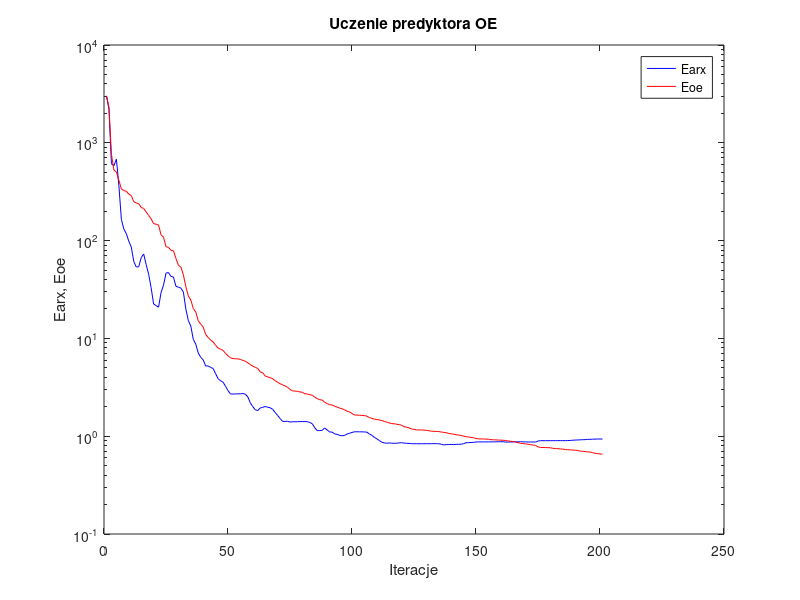
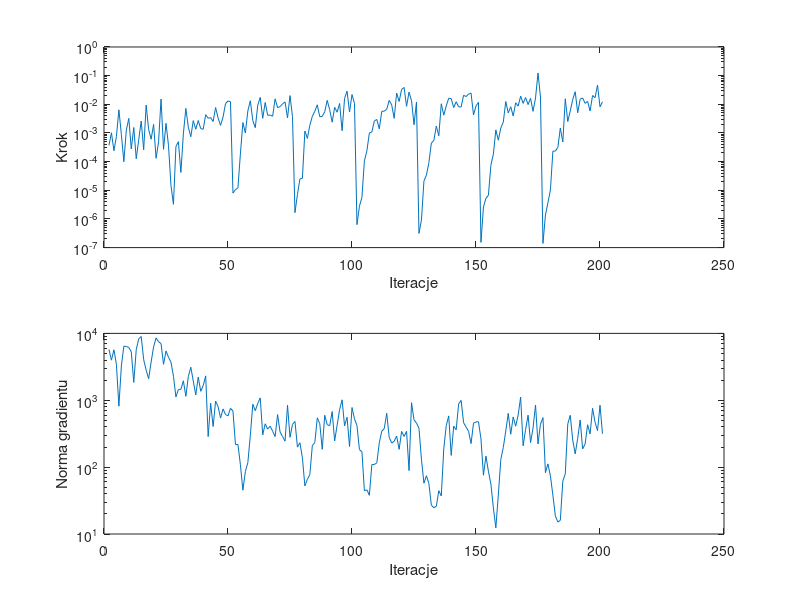

Write MATLAB code to recreate these figures, in order.
%uczenie predyktora oe
clear all;
n=0; farx(n+1)=3.010717e+003; foe(n+1)=3.029047e+003; wspucz(n+1)=0.000000e+000; ng(n+1)=0.000000e+000;
%odnowa zmiennej metryki
n=1; farx(n+1)=2.201707e+003; foe(n+1)=2.310590e+003; krok(n+1)=3.697205e-004; ng(n+1)=5.750250e+003;
n=2; farx(n+1)=6.103220e+002; foe(n+1)=7.594008e+002; krok(n+1)=1.014297e-003; ng(n+1)=3.980270e+003;
n=3; farx(n+1)=5.834736e+002; foe(n+1)=5.261029e+002; krok(n+1)=2.396186e-004; ng(n+1)=5.681918e+003;
n=4; farx(n+1)=6.798389e+002; foe(n+1)=5.031156e+002; krok(n+1)=7.459007e-004; ng(n+1)=3.446231e+003;
n=5; farx(n+1)=3.644833e+002; foe(n+1)=4.135319e+002; krok(n+1)=6.427616e-003; ng(n+1)=8.143514e+002;
n=6; farx(n+1)=1.650449e+002; foe(n+1)=3.383572e+002; krok(n+1)=8.897443e-004; ng(n+1)=3.260869e+003;
n=7; farx(n+1)=1.309436e+002; foe(n+1)=3.243190e+002; krok(n+1)=9.926586e-005; ng(n+1)=6.432830e+003;
n=8; farx(n+1)=1.178954e+002; foe(n+1)=3.196465e+002; krok(n+1)=1.255518e-003; ng(n+1)=6.372023e+003;
n=9; farx(n+1)=9.832535e+001; foe(n+1)=2.992486e+002; krok(n+1)=3.225080e-003; ng(n+1)=6.168209e+003;
n=10; farx(n+1)=8.596572e+001; foe(n+1)=2.882899e+002; krok(n+1)=2.770473e-004; ng(n+1)=5.316022e+003;
n=11; farx(n+1)=6.115305e+001; foe(n+1)=2.499642e+002; krok(n+1)=1.548346e-003; ng(n+1)=1.849466e+003;
n=12; farx(n+1)=5.377891e+001; foe(n+1)=2.424983e+002; krok(n+1)=1.258665e-004; ng(n+1)=5.721440e+003;
n=13; farx(n+1)=5.391912e+001; foe(n+1)=2.386333e+002; krok(n+1)=5.847957e-004; ng(n+1)=8.276847e+003;
n=14; farx(n+1)=6.707706e+001; foe(n+1)=2.183232e+002; krok(n+1)=2.598953e-003; ng(n+1)=8.974314e+003;
n=15; farx(n+1)=7.291790e+001; foe(n+1)=2.130597e+002; krok(n+1)=2.594055e-004; ng(n+1)=4.042459e+003;
n=16; farx(n+1)=5.687861e+001; foe(n+1)=1.966830e+002; krok(n+1)=9.397462e-003; ng(n+1)=2.816010e+003;
n=17; farx(n+1)=4.538041e+001; foe(n+1)=1.806881e+002; krok(n+1)=1.318183e-003; ng(n+1)=2.100177e+003;
n=18; farx(n+1)=3.300639e+001; foe(n+1)=1.668670e+002; krok(n+1)=6.052270e-004; ng(n+1)=3.732233e+003;
n=19; farx(n+1)=2.249531e+001; foe(n+1)=1.490736e+002; krok(n+1)=1.989586e-003; ng(n+1)=6.297169e+003;
n=20; farx(n+1)=2.163639e+001; foe(n+1)=1.473007e+002; krok(n+1)=1.308602e-004; ng(n+1)=8.567067e+003;
n=21; farx(n+1)=2.086386e+001; foe(n+1)=1.442260e+002; krok(n+1)=4.862032e-004; ng(n+1)=7.510066e+003;
n=22; farx(n+1)=2.940383e+001; foe(n+1)=1.147122e+002; krok(n+1)=1.517095e-002; ng(n+1)=7.045152e+003;
n=23; farx(n+1)=3.503929e+001; foe(n+1)=1.084001e+002; krok(n+1)=2.695564e-004; ng(n+1)=3.446857e+003;
n=24; farx(n+1)=4.653194e+001; foe(n+1)=8.663902e+001; krok(n+1)=2.167321e-003; ng(n+1)=5.470243e+003;
n=25; farx(n+1)=4.716843e+001; foe(n+1)=8.531409e+001; krok(n+1)=3.697036e-004; ng(n+1)=4.391263e+003;
%odnowa zmiennej metryki
n=26; farx(n+1)=4.303449e+001; foe(n+1)=7.944023e+001; krok(n+1)=1.461294e-005; ng(n+1)=3.721478e+003;
n=27; farx(n+1)=4.242434e+001; foe(n+1)=7.878644e+001; krok(n+1)=3.231488e-006; ng(n+1)=2.289778e+003;
n=28; farx(n+1)=3.415010e+001; foe(n+1)=6.574152e+001; krok(n+1)=3.369218e-004; ng(n+1)=1.119271e+003;
n=29; farx(n+1)=3.338997e+001; foe(n+1)=5.604714e+001; krok(n+1)=4.957630e-004; ng(n+1)=1.451336e+003;
n=30; farx(n+1)=3.270270e+001; foe(n+1)=5.356066e+001; krok(n+1)=4.194015e-005; ng(n+1)=1.454618e+003;
n=31; farx(n+1)=2.986354e+001; foe(n+1)=4.462402e+001; krok(n+1)=9.289576e-004; ng(n+1)=1.955997e+003;
n=32; farx(n+1)=1.995618e+001; foe(n+1)=3.382204e+001; krok(n+1)=7.191676e-003; ng(n+1)=1.144261e+003;
n=33; farx(n+1)=1.522674e+001; foe(n+1)=2.716003e+001; krok(n+1)=1.593673e-003; ng(n+1)=2.266473e+003;
n=34; farx(n+1)=1.336982e+001; foe(n+1)=2.469298e+001; krok(n+1)=7.394410e-004; ng(n+1)=3.116262e+003;
n=35; farx(n+1)=9.785970e+000; foe(n+1)=2.027434e+001; krok(n+1)=2.701093e-003; ng(n+1)=1.939323e+003;
n=36; farx(n+1)=8.735565e+000; foe(n+1)=1.860454e+001; krok(n+1)=1.350179e-003; ng(n+1)=1.201517e+003;
n=37; farx(n+1)=7.103848e+000; foe(n+1)=1.511782e+001; krok(n+1)=2.716773e-003; ng(n+1)=2.224210e+003;
n=38; farx(n+1)=6.408951e+000; foe(n+1)=1.402749e+001; krok(n+1)=1.420511e-003; ng(n+1)=1.361094e+003;
n=39; farx(n+1)=6.031715e+000; foe(n+1)=1.305836e+001; krok(n+1)=1.350179e-003; ng(n+1)=1.658138e+003;
n=40; farx(n+1)=5.222712e+000; foe(n+1)=1.095210e+001; krok(n+1)=4.341280e-003; ng(n+1)=2.315031e+003;
n=41; farx(n+1)=5.232749e+000; foe(n+1)=1.022564e+001; krok(n+1)=3.264384e-003; ng(n+1)=2.865993e+002;
n=42; farx(n+1)=5.043831e+000; foe(n+1)=9.622559e+000; krok(n+1)=3.427028e-003; ng(n+1)=9.021895e+002;
n=43; farx(n+1)=4.933817e+000; foe(n+1)=9.193578e+000; krok(n+1)=2.510374e-003; ng(n+1)=4.048542e+002;
n=44; farx(n+1)=4.355834e+000; foe(n+1)=8.504622e+000; krok(n+1)=7.704335e-003; ng(n+1)=9.706705e+002;
n=45; farx(n+1)=3.875795e+000; foe(n+1)=7.965642e+000; krok(n+1)=3.350038e-003; ng(n+1)=8.052288e+002;
n=46; farx(n+1)=3.696604e+000; foe(n+1)=7.743830e+000; krok(n+1)=1.841613e-003; ng(n+1)=5.415079e+002;
n=47; farx(n+1)=3.563857e+000; foe(n+1)=7.536870e+000; krok(n+1)=3.576264e-003; ng(n+1)=7.421760e+002;
n=48; farx(n+1)=3.242614e+000; foe(n+1)=7.024875e+000; krok(n+1)=1.056599e-002; ng(n+1)=6.129312e+002;
n=49; farx(n+1)=2.925148e+000; foe(n+1)=6.633454e+000; krok(n+1)=1.305321e-002; ng(n+1)=5.849907e+002;
n=50; farx(n+1)=2.703221e+000; foe(n+1)=6.346055e+000; krok(n+1)=1.226153e-002; ng(n+1)=7.591654e+002;
%odnowa zmiennej metryki
n=51; farx(n+1)=2.699991e+000; foe(n+1)=6.212336e+000; krok(n+1)=7.938342e-006; ng(n+1)=6.887523e+002;
n=52; farx(n+1)=2.702472e+000; foe(n+1)=6.195576e+000; krok(n+1)=1.052881e-005; ng(n+1)=2.175837e+002;
n=53; farx(n+1)=2.712080e+000; foe(n+1)=6.168202e+000; krok(n+1)=1.216245e-005; ng(n+1)=2.183998e+002;
n=54; farx(n+1)=2.712679e+000; foe(n+1)=6.105815e+000; krok(n+1)=1.874926e-004; ng(n+1)=1.090521e+002;
n=55; farx(n+1)=2.735105e+000; foe(n+1)=5.949488e+000; krok(n+1)=2.307965e-003; ng(n+1)=4.519390e+001;
n=56; farx(n+1)=2.686803e+000; foe(n+1)=5.842837e+000; krok(n+1)=9.933991e-004; ng(n+1)=8.621548e+001;
n=57; farx(n+1)=2.521576e+000; foe(n+1)=5.627390e+000; krok(n+1)=5.894618e-003; ng(n+1)=1.166040e+002;
n=58; farx(n+1)=2.194080e+000; foe(n+1)=5.397293e+000; krok(n+1)=1.333847e-002; ng(n+1)=2.979925e+002;
n=59; farx(n+1)=2.003669e+000; foe(n+1)=5.193058e+000; krok(n+1)=2.716773e-003; ng(n+1)=8.711529e+002;
n=60; farx(n+1)=1.861127e+000; foe(n+1)=5.058743e+000; krok(n+1)=1.532691e-003; ng(n+1)=6.978719e+002;
n=61; farx(n+1)=1.828302e+000; foe(n+1)=4.926092e+000; krok(n+1)=9.348086e-003; ng(n+1)=8.969188e+002;
n=62; farx(n+1)=1.945631e+000; foe(n+1)=4.534958e+000; krok(n+1)=1.750226e-002; ng(n+1)=1.084471e+003;
n=63; farx(n+1)=1.971698e+000; foe(n+1)=4.454519e+000; krok(n+1)=3.253129e-003; ng(n+1)=3.039400e+002;
n=64; farx(n+1)=2.012937e+000; foe(n+1)=4.132729e+000; krok(n+1)=1.159819e-002; ng(n+1)=4.450079e+002;
n=65; farx(n+1)=1.976347e+000; foe(n+1)=4.038748e+000; krok(n+1)=4.154663e-003; ng(n+1)=3.705089e+002;
n=66; farx(n+1)=1.954438e+000; foe(n+1)=3.967087e+000; krok(n+1)=4.208519e-003; ng(n+1)=4.098300e+002;
n=67; farx(n+1)=1.885989e+000; foe(n+1)=3.874140e+000; krok(n+1)=3.830473e-003; ng(n+1)=3.441864e+002;
n=68; farx(n+1)=1.747642e+000; foe(n+1)=3.692708e+000; krok(n+1)=1.551403e-002; ng(n+1)=2.866035e+002;
n=69; farx(n+1)=1.630343e+000; foe(n+1)=3.559744e+000; krok(n+1)=7.632150e-003; ng(n+1)=6.106613e+002;
n=70; farx(n+1)=1.514619e+000; foe(n+1)=3.443559e+000; krok(n+1)=8.309325e-003; ng(n+1)=3.344177e+002;
n=71; farx(n+1)=1.418202e+000; foe(n+1)=3.354069e+000; krok(n+1)=1.041670e-002; ng(n+1)=2.871002e+002;
n=72; farx(n+1)=1.416972e+000; foe(n+1)=3.270532e+000; krok(n+1)=1.213054e-002; ng(n+1)=2.446268e+002;
n=73; farx(n+1)=1.420391e+000; foe(n+1)=3.164629e+000; krok(n+1)=3.363630e-003; ng(n+1)=8.418017e+002;
n=74; farx(n+1)=1.395078e+000; foe(n+1)=3.013578e+000; krok(n+1)=2.014462e-002; ng(n+1)=2.791915e+002;
n=75; farx(n+1)=1.405903e+000; foe(n+1)=2.906148e+000; krok(n+1)=3.722051e-003; ng(n+1)=4.356982e+002;
%odnowa zmiennej metryki
n=76; farx(n+1)=1.405295e+000; foe(n+1)=2.890062e+000; krok(n+1)=1.656948e-006; ng(n+1)=4.828787e+002;
n=77; farx(n+1)=1.405692e+000; foe(n+1)=2.879925e+000; krok(n+1)=7.204914e-006; ng(n+1)=1.992588e+002;
n=78; farx(n+1)=1.412168e+000; foe(n+1)=2.832236e+000; krok(n+1)=2.480406e-005; ng(n+1)=2.316131e+002;
n=79; farx(n+1)=1.409961e+000; foe(n+1)=2.813537e+000; krok(n+1)=2.628202e-005; ng(n+1)=1.377858e+002;
n=80; farx(n+1)=1.414128e+000; foe(n+1)=2.713471e+000; krok(n+1)=1.169862e-003; ng(n+1)=5.234004e+001;
n=81; farx(n+1)=1.406861e+000; foe(n+1)=2.700567e+000; krok(n+1)=6.465635e-004; ng(n+1)=6.572492e+001;
n=82; farx(n+1)=1.382420e+000; foe(n+1)=2.656689e+000; krok(n+1)=1.854565e-003; ng(n+1)=7.717270e+001;
n=83; farx(n+1)=1.339431e+000; foe(n+1)=2.623778e+000; krok(n+1)=3.806601e-003; ng(n+1)=2.101290e+002;
n=84; farx(n+1)=1.218765e+000; foe(n+1)=2.507462e+000; krok(n+1)=5.711090e-003; ng(n+1)=2.321959e+002;
n=85; farx(n+1)=1.140656e+000; foe(n+1)=2.419262e+000; krok(n+1)=9.581923e-003; ng(n+1)=5.448253e+002;
n=86; farx(n+1)=1.142131e+000; foe(n+1)=2.361318e+000; krok(n+1)=3.692938e-003; ng(n+1)=4.476145e+002;
n=87; farx(n+1)=1.149006e+000; foe(n+1)=2.341311e+000; krok(n+1)=3.778589e-003; ng(n+1)=1.848264e+002;
n=88; farx(n+1)=1.214351e+000; foe(n+1)=2.221169e+000; krok(n+1)=5.478088e-003; ng(n+1)=5.969216e+002;
n=89; farx(n+1)=1.156050e+000; foe(n+1)=2.153987e+000; krok(n+1)=1.370601e-002; ng(n+1)=4.314760e+002;
n=90; farx(n+1)=1.105268e+000; foe(n+1)=2.100746e+000; krok(n+1)=6.480489e-003; ng(n+1)=4.158428e+002;
n=91; farx(n+1)=1.100902e+000; foe(n+1)=2.084385e+000; krok(n+1)=2.373838e-003; ng(n+1)=6.778447e+002;
n=92; farx(n+1)=1.056198e+000; foe(n+1)=2.024328e+000; krok(n+1)=7.859971e-003; ng(n+1)=2.462612e+002;
n=93; farx(n+1)=1.044755e+000; foe(n+1)=1.980640e+000; krok(n+1)=5.296999e-003; ng(n+1)=4.238642e+002;
n=94; farx(n+1)=1.019074e+000; foe(n+1)=1.939643e+000; krok(n+1)=1.071441e-002; ng(n+1)=7.260454e+002;
n=95; farx(n+1)=1.009597e+000; foe(n+1)=1.907884e+000; krok(n+1)=1.197019e-003; ng(n+1)=1.015056e+003;
n=96; farx(n+1)=1.018823e+000; foe(n+1)=1.859644e+000; krok(n+1)=1.589439e-002; ng(n+1)=4.137647e+002;
n=97; farx(n+1)=1.052115e+000; foe(n+1)=1.802356e+000; krok(n+1)=2.876670e-002; ng(n+1)=5.580256e+002;
n=98; farx(n+1)=1.072292e+000; foe(n+1)=1.771166e+000; krok(n+1)=5.381741e-003; ng(n+1)=2.036223e+002;
n=99; farx(n+1)=1.091886e+000; foe(n+1)=1.705281e+000; krok(n+1)=2.194150e-002; ng(n+1)=7.793105e+002;
n=100; farx(n+1)=1.110013e+000; foe(n+1)=1.647593e+000; krok(n+1)=1.082825e-002; ng(n+1)=5.277970e+002;
%odnowa zmiennej metryki
n=101; farx(n+1)=1.109833e+000; foe(n+1)=1.642604e+000; krok(n+1)=6.319547e-007; ng(n+1)=4.188619e+002;
n=102; farx(n+1)=1.109089e+000; foe(n+1)=1.638480e+000; krok(n+1)=2.794872e-006; ng(n+1)=1.827376e+002;
n=103; farx(n+1)=1.107597e+000; foe(n+1)=1.632861e+000; krok(n+1)=5.581081e-006; ng(n+1)=1.700583e+002;
n=104; farx(n+1)=1.105613e+000; foe(n+1)=1.623574e+000; krok(n+1)=1.065485e-004; ng(n+1)=4.426371e+001;
n=105; farx(n+1)=1.099560e+000; foe(n+1)=1.605560e+000; krok(n+1)=2.385047e-004; ng(n+1)=4.587019e+001;
n=106; farx(n+1)=1.054205e+000; foe(n+1)=1.549946e+000; krok(n+1)=9.914730e-004; ng(n+1)=3.789741e+001;
n=107; farx(n+1)=1.022457e+000; foe(n+1)=1.522932e+000; krok(n+1)=1.078975e-003; ng(n+1)=1.092956e+002;
n=108; farx(n+1)=9.734438e-001; foe(n+1)=1.492904e+000; krok(n+1)=2.604174e-003; ng(n+1)=1.094044e+002;
n=109; farx(n+1)=9.410186e-001; foe(n+1)=1.480014e+000; krok(n+1)=2.957764e-003; ng(n+1)=1.159052e+002;
n=110; farx(n+1)=9.037108e-001; foe(n+1)=1.466537e+000; krok(n+1)=1.389400e-003; ng(n+1)=2.307968e+002;
n=111; farx(n+1)=8.678078e-001; foe(n+1)=1.445974e+000; krok(n+1)=5.680993e-003; ng(n+1)=3.454462e+002;
n=112; farx(n+1)=8.554269e-001; foe(n+1)=1.417392e+000; krok(n+1)=5.767896e-003; ng(n+1)=3.761695e+002;
n=113; farx(n+1)=8.471550e-001; foe(n+1)=1.393528e+000; krok(n+1)=6.728198e-003; ng(n+1)=6.388614e+002;
n=114; farx(n+1)=8.538756e-001; foe(n+1)=1.367092e+000; krok(n+1)=1.370811e-002; ng(n+1)=2.780496e+002;
n=115; farx(n+1)=8.477248e-001; foe(n+1)=1.345077e+000; krok(n+1)=9.584210e-003; ng(n+1)=2.295739e+002;
n=116; farx(n+1)=8.468951e-001; foe(n+1)=1.341275e+000; krok(n+1)=3.242576e-003; ng(n+1)=2.437839e+002;
n=117; farx(n+1)=8.473611e-001; foe(n+1)=1.325072e+000; krok(n+1)=2.477353e-002; ng(n+1)=2.920241e+002;
n=118; farx(n+1)=8.533137e-001; foe(n+1)=1.313687e+000; krok(n+1)=1.251384e-002; ng(n+1)=1.844853e+002;
n=119; farx(n+1)=8.592475e-001; foe(n+1)=1.296804e+000; krok(n+1)=3.300845e-002; ng(n+1)=3.419212e+002;
n=120; farx(n+1)=8.493743e-001; foe(n+1)=1.249643e+000; krok(n+1)=3.863769e-002; ng(n+1)=2.877478e+002;
n=121; farx(n+1)=8.465821e-001; foe(n+1)=1.239364e+000; krok(n+1)=8.516524e-003; ng(n+1)=3.434019e+002;
n=122; farx(n+1)=8.438184e-001; foe(n+1)=1.218344e+000; krok(n+1)=2.667694e-002; ng(n+1)=8.870503e+001;
n=123; farx(n+1)=8.384245e-001; foe(n+1)=1.185606e+000; krok(n+1)=1.333747e-002; ng(n+1)=9.194483e+002;
n=124; farx(n+1)=8.374194e-001; foe(n+1)=1.175607e+000; krok(n+1)=1.934772e-003; ng(n+1)=5.106826e+002;
n=125; farx(n+1)=8.377690e-001; foe(n+1)=1.160660e+000; krok(n+1)=1.207035e-002; ng(n+1)=4.568346e+002;
%odnowa zmiennej metryki
n=126; farx(n+1)=8.377161e-001; foe(n+1)=1.158796e+000; krok(n+1)=3.128736e-007; ng(n+1)=3.814430e+002;
n=127; farx(n+1)=8.376670e-001; foe(n+1)=1.158104e+000; krok(n+1)=9.129753e-007; ng(n+1)=1.311724e+002;
n=128; farx(n+1)=8.374522e-001; foe(n+1)=1.155701e+000; krok(n+1)=2.097007e-005; ng(n+1)=5.749040e+001;
n=129; farx(n+1)=8.379737e-001; foe(n+1)=1.147680e+000; krok(n+1)=3.378344e-005; ng(n+1)=7.435617e+001;
n=130; farx(n+1)=8.387406e-001; foe(n+1)=1.138433e+000; krok(n+1)=9.186583e-005; ng(n+1)=5.695295e+001;
n=131; farx(n+1)=8.382849e-001; foe(n+1)=1.125231e+000; krok(n+1)=4.430569e-004; ng(n+1)=2.705579e+001;
n=132; farx(n+1)=8.389560e-001; foe(n+1)=1.121620e+000; krok(n+1)=5.524716e-004; ng(n+1)=2.469487e+001;
n=133; farx(n+1)=8.387730e-001; foe(n+1)=1.118433e+000; krok(n+1)=1.735363e-003; ng(n+1)=2.604156e+001;
n=134; farx(n+1)=8.380083e-001; foe(n+1)=1.115838e+000; krok(n+1)=7.964319e-004; ng(n+1)=4.449044e+001;
n=135; farx(n+1)=8.275092e-001; foe(n+1)=1.102610e+000; krok(n+1)=1.042905e-002; ng(n+1)=3.704137e+001;
n=136; farx(n+1)=8.146210e-001; foe(n+1)=1.094073e+000; krok(n+1)=4.180158e-003; ng(n+1)=1.873437e+002;
n=137; farx(n+1)=8.194736e-001; foe(n+1)=1.084753e+000; krok(n+1)=8.751130e-003; ng(n+1)=4.186499e+002;
n=138; farx(n+1)=8.210772e-001; foe(n+1)=1.067970e+000; krok(n+1)=1.631060e-002; ng(n+1)=5.833969e+002;
n=139; farx(n+1)=8.246301e-001; foe(n+1)=1.057738e+000; krok(n+1)=1.576669e-002; ng(n+1)=1.497592e+002;
n=140; farx(n+1)=8.201390e-001; foe(n+1)=1.048791e+000; krok(n+1)=7.702766e-003; ng(n+1)=4.103560e+002;
n=141; farx(n+1)=8.260780e-001; foe(n+1)=1.035121e+000; krok(n+1)=1.226153e-002; ng(n+1)=3.610973e+002;
n=142; farx(n+1)=8.264120e-001; foe(n+1)=1.028097e+000; krok(n+1)=8.174750e-003; ng(n+1)=8.841270e+002;
n=143; farx(n+1)=8.281807e-001; foe(n+1)=1.017793e+000; krok(n+1)=8.053672e-003; ng(n+1)=9.948994e+002;
n=144; farx(n+1)=8.393626e-001; foe(n+1)=1.000752e+000; krok(n+1)=2.067140e-002; ng(n+1)=4.617311e+002;
n=145; farx(n+1)=8.563400e-001; foe(n+1)=9.882896e-001; krok(n+1)=1.859267e-002; ng(n+1)=3.971087e+002;
n=146; farx(n+1)=8.607396e-001; foe(n+1)=9.823891e-001; krok(n+1)=2.272818e-002; ng(n+1)=3.434516e+002;
n=147; farx(n+1)=8.621106e-001; foe(n+1)=9.718497e-001; krok(n+1)=2.452306e-002; ng(n+1)=2.249387e+002;
n=148; farx(n+1)=8.652428e-001; foe(n+1)=9.651104e-001; krok(n+1)=4.235590e-003; ng(n+1)=4.550362e+002;
n=149; farx(n+1)=8.720851e-001; foe(n+1)=9.467495e-001; krok(n+1)=8.751130e-003; ng(n+1)=4.754545e+002;
n=150; farx(n+1)=8.750196e-001; foe(n+1)=9.384386e-001; krok(n+1)=1.165868e-002; ng(n+1)=4.770080e+002;
%odnowa zmiennej metryki
n=151; farx(n+1)=8.750146e-001; foe(n+1)=9.380020e-001; krok(n+1)=1.519104e-007; ng(n+1)=2.645273e+002;
n=152; farx(n+1)=8.750054e-001; foe(n+1)=9.373487e-001; krok(n+1)=2.600944e-006; ng(n+1)=7.580826e+001;
n=153; farx(n+1)=8.749355e-001; foe(n+1)=9.329624e-001; krok(n+1)=5.254384e-006; ng(n+1)=1.467192e+002;
n=154; farx(n+1)=8.750780e-001; foe(n+1)=9.311630e-001; krok(n+1)=6.679454e-006; ng(n+1)=8.703375e+001;
n=155; farx(n+1)=8.755837e-001; foe(n+1)=9.222326e-001; krok(n+1)=7.462550e-005; ng(n+1)=5.606147e+001;
n=156; farx(n+1)=8.756869e-001; foe(n+1)=9.192230e-001; krok(n+1)=1.821736e-004; ng(n+1)=2.454534e+001;
n=157; farx(n+1)=8.765091e-001; foe(n+1)=9.165607e-001; krok(n+1)=1.279942e-003; ng(n+1)=1.236883e+001;
n=158; farx(n+1)=8.778390e-001; foe(n+1)=9.133334e-001; krok(n+1)=5.604282e-004; ng(n+1)=3.840559e+001;
n=159; farx(n+1)=8.783753e-001; foe(n+1)=9.114232e-001; krok(n+1)=1.499941e-003; ng(n+1)=1.300230e+002;
n=160; farx(n+1)=8.783745e-001; foe(n+1)=9.092053e-001; krok(n+1)=2.366515e-003; ng(n+1)=1.971759e+002;
n=161; farx(n+1)=8.697922e-001; foe(n+1)=9.021633e-001; krok(n+1)=1.251065e-002; ng(n+1)=3.460831e+002;
n=162; farx(n+1)=8.719983e-001; foe(n+1)=8.951750e-001; krok(n+1)=5.003630e-003; ng(n+1)=6.382099e+002;
n=163; farx(n+1)=8.726257e-001; foe(n+1)=8.879437e-001; krok(n+1)=8.252536e-003; ng(n+1)=3.108643e+002;
n=164; farx(n+1)=8.752699e-001; foe(n+1)=8.799134e-001; krok(n+1)=3.899772e-003; ng(n+1)=5.637527e+002;
n=165; farx(n+1)=8.761413e-001; foe(n+1)=8.705661e-001; krok(n+1)=1.129495e-002; ng(n+1)=4.091074e+002;
n=166; farx(n+1)=8.761904e-001; foe(n+1)=8.589876e-001; krok(n+1)=8.625805e-003; ng(n+1)=6.029536e+002;
n=167; farx(n+1)=8.789376e-001; foe(n+1)=8.449153e-001; krok(n+1)=1.931884e-002; ng(n+1)=1.113519e+003;
n=168; farx(n+1)=8.759531e-001; foe(n+1)=8.398190e-001; krok(n+1)=1.076348e-002; ng(n+1)=2.085281e+002;
n=169; farx(n+1)=8.752983e-001; foe(n+1)=8.347734e-001; krok(n+1)=1.725161e-002; ng(n+1)=3.655444e+002;
n=170; farx(n+1)=8.724322e-001; foe(n+1)=8.283615e-001; krok(n+1)=9.759296e-003; ng(n+1)=5.990922e+002;
n=171; farx(n+1)=8.726136e-001; foe(n+1)=8.177340e-001; krok(n+1)=1.615204e-002; ng(n+1)=2.330764e+002;
n=172; farx(n+1)=8.727668e-001; foe(n+1)=8.129195e-001; krok(n+1)=5.680993e-003; ng(n+1)=3.835353e+002;
n=173; farx(n+1)=8.706398e-001; foe(n+1)=8.059523e-001; krok(n+1)=1.664870e-002; ng(n+1)=8.496608e+002;
n=174; farx(n+1)=8.925866e-001; foe(n+1)=7.777407e-001; krok(n+1)=1.237945e-001; ng(n+1)=2.224351e+002;
n=175; farx(n+1)=8.999356e-001; foe(n+1)=7.675775e-001; krok(n+1)=1.789761e-002; ng(n+1)=4.398111e+002;
%odnowa zmiennej metryki
n=176; farx(n+1)=8.999413e-001; foe(n+1)=7.659687e-001; krok(n+1)=1.403178e-007; ng(n+1)=5.494094e+002;
n=177; farx(n+1)=8.999657e-001; foe(n+1)=7.656367e-001; krok(n+1)=1.370731e-006; ng(n+1)=8.262202e+001;
n=178; farx(n+1)=9.000673e-001; foe(n+1)=7.639352e-001; krok(n+1)=3.669452e-006; ng(n+1)=1.119344e+002;
n=179; farx(n+1)=9.000490e-001; foe(n+1)=7.614047e-001; krok(n+1)=1.015759e-005; ng(n+1)=7.391422e+001;
n=180; farx(n+1)=9.004825e-001; foe(n+1)=7.510396e-001; krok(n+1)=2.312276e-004; ng(n+1)=3.809814e+001;
n=181; farx(n+1)=9.005853e-001; foe(n+1)=7.480819e-001; krok(n+1)=2.337468e-004; ng(n+1)=1.867365e+001;
n=182; farx(n+1)=9.008271e-001; foe(n+1)=7.454082e-001; krok(n+1)=3.106177e-004; ng(n+1)=1.511516e+001;
n=183; farx(n+1)=9.011797e-001; foe(n+1)=7.409581e-001; krok(n+1)=1.486486e-003; ng(n+1)=1.603149e+001;
n=184; farx(n+1)=9.012684e-001; foe(n+1)=7.392162e-001; krok(n+1)=4.850121e-004; ng(n+1)=6.172595e+001;
n=185; farx(n+1)=8.997921e-001; foe(n+1)=7.301670e-001; krok(n+1)=1.552769e-002; ng(n+1)=7.932752e+001;
n=186; farx(n+1)=9.035359e-001; foe(n+1)=7.275442e-001; krok(n+1)=2.501815e-003; ng(n+1)=4.424524e+002;
n=187; farx(n+1)=9.046898e-001; foe(n+1)=7.252809e-001; krok(n+1)=5.852382e-003; ng(n+1)=5.960836e+002;
n=188; farx(n+1)=9.097509e-001; foe(n+1)=7.223859e-001; krok(n+1)=1.464382e-002; ng(n+1)=2.542343e+002;
n=189; farx(n+1)=9.132712e-001; foe(n+1)=7.185354e-001; krok(n+1)=2.750088e-002; ng(n+1)=1.578089e+002;
n=190; farx(n+1)=9.150040e-001; foe(n+1)=7.159974e-001; krok(n+1)=5.062842e-003; ng(n+1)=2.680035e+002;
n=191; farx(n+1)=9.187197e-001; foe(n+1)=7.038456e-001; krok(n+1)=1.506159e-002; ng(n+1)=5.079382e+002;
n=192; farx(n+1)=9.209200e-001; foe(n+1)=7.000603e-001; krok(n+1)=1.669364e-002; ng(n+1)=1.872005e+002;
n=193; farx(n+1)=9.225745e-001; foe(n+1)=6.977526e-001; krok(n+1)=1.076348e-002; ng(n+1)=2.222596e+002;
n=194; farx(n+1)=9.284530e-001; foe(n+1)=6.911595e-001; krok(n+1)=1.263902e-002; ng(n+1)=4.309709e+002;
n=195; farx(n+1)=9.288852e-001; foe(n+1)=6.893156e-001; krok(n+1)=5.858547e-003; ng(n+1)=3.139271e+002;
n=196; farx(n+1)=9.331050e-001; foe(n+1)=6.790389e-001; krok(n+1)=2.025137e-002; ng(n+1)=7.591264e+002;
n=197; farx(n+1)=9.330493e-001; foe(n+1)=6.693023e-001; krok(n+1)=1.706649e-002; ng(n+1)=4.688006e+002;
n=198; farx(n+1)=9.364908e-001; foe(n+1)=6.628619e-001; krok(n+1)=4.663645e-002; ng(n+1)=3.516479e+002;
n=199; farx(n+1)=9.365368e-001; foe(n+1)=6.595167e-001; krok(n+1)=8.161186e-003; ng(n+1)=8.424018e+002;
n=200; farx(n+1)=9.346523e-001; foe(n+1)=6.547554e-001; krok(n+1)=1.226153e-002; ng(n+1)=3.153057e+002;

figure; semilogy(farx,'b'); hold on; semilogy(foe,'r'); xlabel('Iteracje'); ylabel('Earx, Eoe'); legend('Earx','Eoe'); title('Uczenie predyktora OE');
figure; subplot(2,1,1); semilogy(krok); xlabel('Iteracje'); ylabel('Krok');
subplot(2,1,2); semilogy(ng); xlabel('Iteracje'); ylabel('Norma gradientu');
Earx=farx(n+1)
Eoe=foe(n+1)
